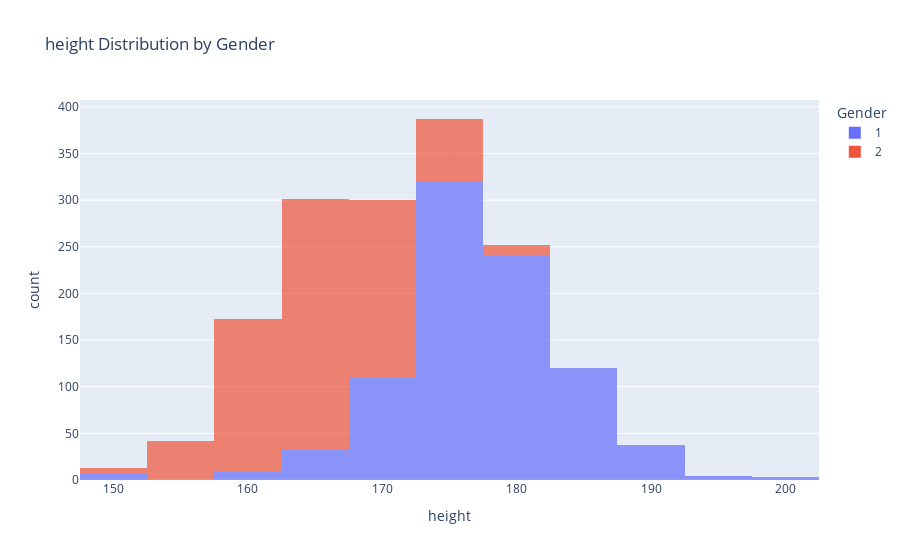
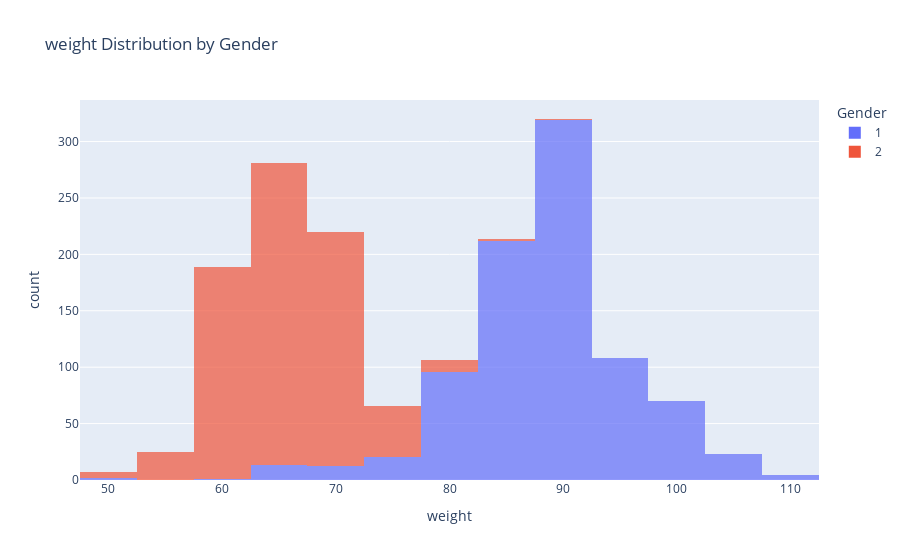
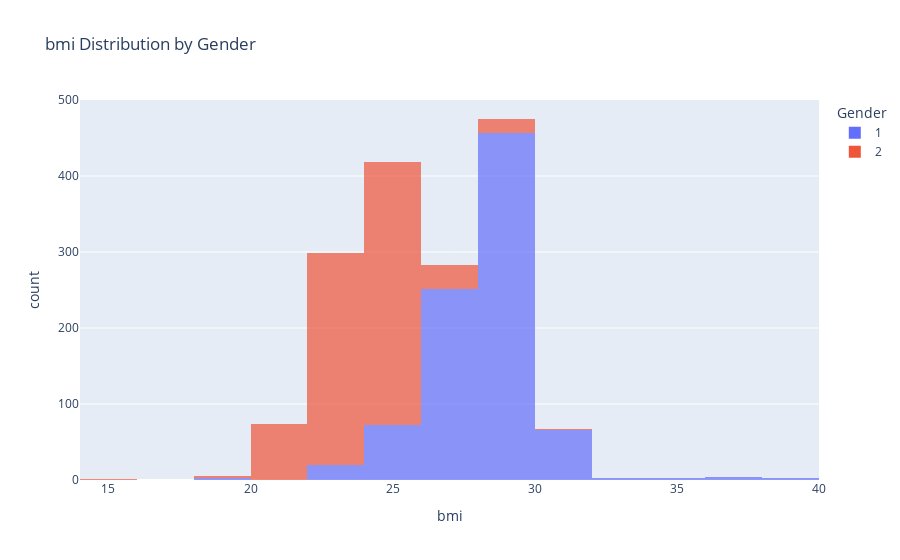

The notebook cell these images were saved under, in order:
### Code cell
# Loop over each numeric column in numerical_games
for column in numerical_games[['height', 'weight', 'bmi']].columns:
    # Create a histogram with breakdown by 'genderId'
    fig = px.histogram(
        numerical_games,
        x=column,
        color='genderId',
        nbins=20,
        title=f"{column} Distribution by Gender",
        labels={'genderId': 'Gender', column: column},
        opacity=0.7,
    )

    # Show the plot
    fig.show()

### Figure 1 — Plotly figure (JSON) as saved in the notebook; plotly's stock layout.template omitted (floating-point values rounded to 4 significant figures; data arrays with more than 128 entries replaced by an {"elided": "..."} marker saying what was removed)
{"data": [{"alignmentgroup": "True", "bingroup": "x", "hovertemplate": "Gender=1<br>height=%{x}<br>count=%{y}<extra></extra>", "legendgroup": "1", "marker": {"color": "#636efa", "opacity": 0.7, "pattern": {"shape": ""}}, "name": "1", "nbinsx": 20, "offsetgroup": "1", "orientation": "v", "showlegend": true, "type": "histogram", "x": {"elided": "880 float values"}, "xaxis": "x", "yaxis": "y"}, {"alignmentgroup": "True", "bingroup": "x", "hovertemplate": "Gender=2<br>height=%{x}<br>count=%{y}<extra></extra>", "legendgroup": "2", "marker": {"color": "#EF553B", "opacity": 0.7, "pattern": {"shape": ""}}, "name": "2", "nbinsx": 20, "offsetgroup": "2", "orientation": "v", "showlegend": true, "type": "histogram", "x": {"elided": "753 float values"}, "xaxis": "x", "yaxis": "y"}], "layout": {"barmode": "relative", "legend": {"title": {"text": "Gender"}, "tracegroupgap": 0}, "title": {"text": "height Distribution by Gender"}, "xaxis": {"anchor": "y", "domain": [0, 1], "title": {"text": "height"}}, "yaxis": {"anchor": "x", "domain": [0, 1], "title": {"text": "count"}}}}

### Figure 2 — Plotly figure (JSON) as saved in the notebook; plotly's stock layout.template omitted (floating-point values rounded to 4 significant figures; data arrays with more than 128 entries replaced by an {"elided": "..."} marker saying what was removed)
{"data": [{"alignmentgroup": "True", "bingroup": "x", "hovertemplate": "Gender=1<br>weight=%{x}<br>count=%{y}<extra></extra>", "legendgroup": "1", "marker": {"color": "#636efa", "opacity": 0.7, "pattern": {"shape": ""}}, "name": "1", "nbinsx": 20, "offsetgroup": "1", "orientation": "v", "showlegend": true, "type": "histogram", "x": {"elided": "880 float values"}, "xaxis": "x", "yaxis": "y"}, {"alignmentgroup": "True", "bingroup": "x", "hovertemplate": "Gender=2<br>weight=%{x}<br>count=%{y}<extra></extra>", "legendgroup": "2", "marker": {"color": "#EF553B", "opacity": 0.7, "pattern": {"shape": ""}}, "name": "2", "nbinsx": 20, "offsetgroup": "2", "orientation": "v", "showlegend": true, "type": "histogram", "x": {"elided": "753 float values"}, "xaxis": "x", "yaxis": "y"}], "layout": {"barmode": "relative", "legend": {"title": {"text": "Gender"}, "tracegroupgap": 0}, "title": {"text": "weight Distribution by Gender"}, "xaxis": {"anchor": "y", "domain": [0, 1], "title": {"text": "weight"}}, "yaxis": {"anchor": "x", "domain": [0, 1], "title": {"text": "count"}}}}

### Figure 3 — Plotly figure (JSON) as saved in the notebook; plotly's stock layout.template omitted (floating-point values rounded to 4 significant figures; data arrays with more than 128 entries replaced by an {"elided": "..."} marker saying what was removed)
{"data": [{"alignmentgroup": "True", "bingroup": "x", "hovertemplate": "Gender=1<br>bmi=%{x}<br>count=%{y}<extra></extra>", "legendgroup": "1", "marker": {"color": "#636efa", "opacity": 0.7, "pattern": {"shape": ""}}, "name": "1", "nbinsx": 20, "offsetgroup": "1", "orientation": "v", "showlegend": true, "type": "histogram", "x": {"elided": "880 float values"}, "xaxis": "x", "yaxis": "y"}, {"alignmentgroup": "True", "bingroup": "x", "hovertemplate": "Gender=2<br>bmi=%{x}<br>count=%{y}<extra></extra>", "legendgroup": "2", "marker": {"color": "#EF553B", "opacity": 0.7, "pattern": {"shape": ""}}, "name": "2", "nbinsx": 20, "offsetgroup": "2", "orientation": "v", "showlegend": true, "type": "histogram", "x": {"elided": "753 float values"}, "xaxis": "x", "yaxis": "y"}], "layout": {"barmode": "relative", "legend": {"title": {"text": "Gender"}, "tracegroupgap": 0}, "title": {"text": "bmi Distribution by Gender"}, "xaxis": {"anchor": "y", "domain": [0, 1], "title": {"text": "bmi"}}, "yaxis": {"anchor": "x", "domain": [0, 1], "title": {"text": "count"}}}}
